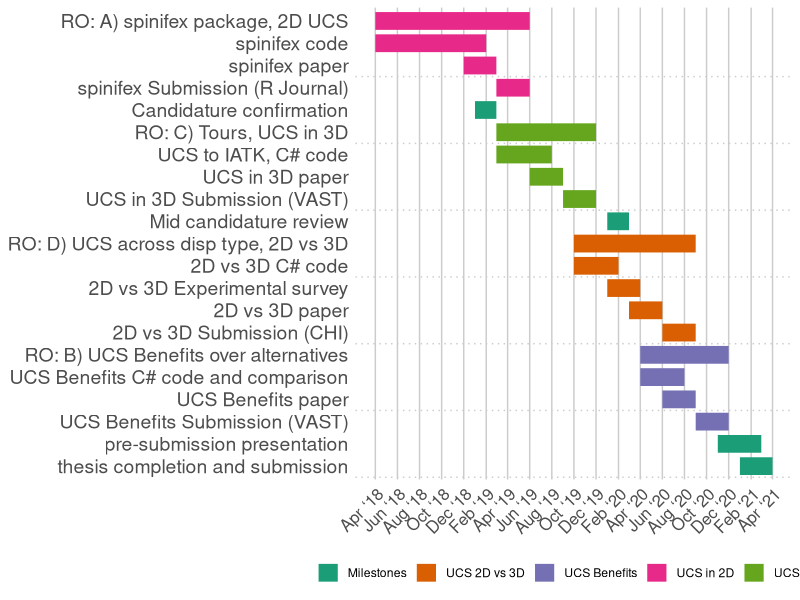

Reproduce this figure in R.
## ---- chunk 1
#out.extra='angle=90
## working from: https://stats.andrewheiss.com/misc/gantt.html
library(tidyverse)
library(lubridate)
library(scales)

tasks <- tribble(
  ~Start,       ~End,         ~Project,     ~Task,
  "2018-04-01", "2019-06-01", "UCS in 2D",  "RO: A) spinifex package, 2D UCS",
  "2018-04-01", "2019-02-01", "UCS in 2D",  "spinifex code",
  "2018-12-01", "2019-03-01", "UCS in 2D",  "spinifex paper",
  "2019-03-01", "2019-06-01", "UCS in 2D",  "spinifex Submission (R Journal)",
  "2019-01-01", "2019-03-01", "Milestones", "Candidature confirmation",

  "2019-03-01", "2019-12-01", "UCS in 3D",  "RO: C) Tours, UCS in 3D",
  "2019-03-01", "2019-08-01", "UCS in 3D",  "UCS to IATK, C# code",
  "2019-06-01", "2019-09-01", "UCS in 3D",  "UCS in 3D paper",
  "2019-09-01", "2019-12-01", "UCS in 3D",  "UCS in 3D Submission (VAST)",
  "2020-01-01", "2020-03-01", "Milestones", "Mid candidature review",

  "2019-10-01", "2020-09-01", "UCS 2D vs 3D", "RO: D) UCS across disp type, 2D vs 3D",
  "2019-10-01", "2020-02-01", "UCS 2D vs 3D", "2D vs 3D C# code",
  "2020-01-01", "2020-04-01", "UCS 2D vs 3D", "2D vs 3D Experimental survey",
  "2020-03-01", "2020-06-01", "UCS 2D vs 3D", "2D vs 3D paper",
  "2020-06-01", "2020-09-01", "UCS 2D vs 3D", "2D vs 3D Submission (CHI)",

  "2020-04-01", "2020-12-01", "UCS Benefits", "RO: B) UCS Benefits over alternatives",
  "2020-04-01", "2020-08-01", "UCS Benefits", "UCS Benefits C# code and comparison",
  "2020-06-01", "2020-09-01", "UCS Benefits", "UCS Benefits paper",
  "2020-09-01", "2020-12-01", "UCS Benefits", "UCS Benefits Submission (VAST)",

  "2020-11-01", "2021-03-01", "Milestones", "pre-submission presentation",
  "2021-01-01", "2021-04-01", "Milestones", "thesis completion and submission"
)

# Convert data to long for ggplot
tasks.long <- tasks %>%
  mutate(Start = ymd(Start),
         End = ymd(End)) %>%
  gather(date.type, task.date, -c(Project, Task)) %>%
  #arrange(date.type, task.date) %>%
  mutate(Task = factor(Task, levels=rev(unique(Task)), ordered=T))
# Custom theme for making a clean Gantt chart
theme_gantt <- function(base_size=11) {
  ret <- theme_bw(base_size) %+replace%
    theme(panel.background = element_rect(fill="#ffffff", colour=NA),
          axis.title.x=element_text(vjust=-0.2), axis.title.y=element_text(vjust=1.5),
          title=element_text(vjust=1.2),
          panel.border = element_blank(), axis.line=element_blank(),
          panel.grid.minor=element_blank(),
          panel.grid.major.y = element_blank(),
          panel.grid.major.x = element_line(size=0.5, colour="grey80"),
          axis.ticks=element_blank(),
          legend.position="bottom",
          axis.title=element_text(size=rel(0.8)),
          strip.text=element_text(size=rel(1)),
          strip.background=element_rect(fill="#ffffff", colour=NA),
          panel.spacing.y=unit(1.5, "lines"),
          legend.key = element_blank())

  ret
}

# Calculate where to put the dotted lines that show up every three entries
x.breaks <- seq(length(tasks$Task) + 0.5 - 3, 0, by=-3)

# Build plot
timeline <- ggplot(tasks.long, aes(x=Task, y=task.date, colour=Project)) +
  geom_line(size=6) +
  geom_vline(xintercept=x.breaks, colour="grey80", linetype="dotted") +
  guides(colour=guide_legend(title=NULL)) +
  labs(x=NULL, y=NULL) + coord_flip() +
  scale_y_date(date_breaks="2 months", labels=date_format("%b ‘%y")) +
  theme_gantt() + theme(axis.text.x=element_text(angle=45, hjust=1)) +
  scale_color_brewer(palette = "Dark2") +
  theme(axis.text.x = element_text(size = 12),
        axis.text.y = element_text(size = 14))

timeline
